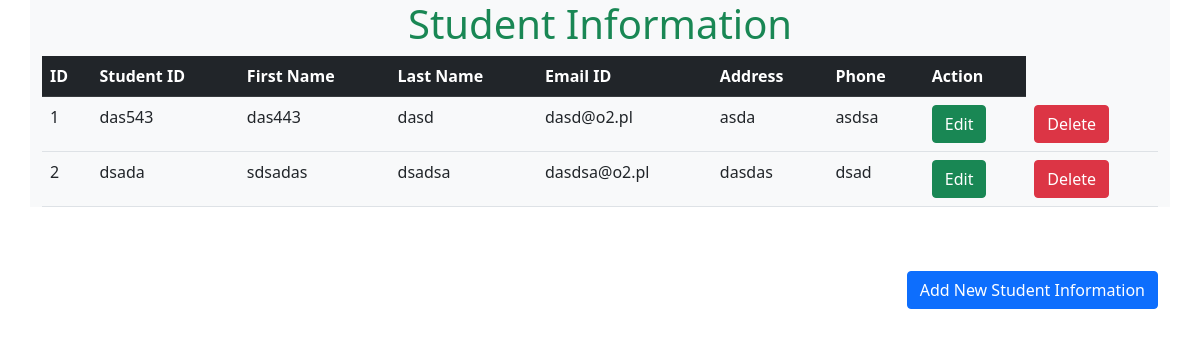
/display/, run on an earlier commit of the app's database.
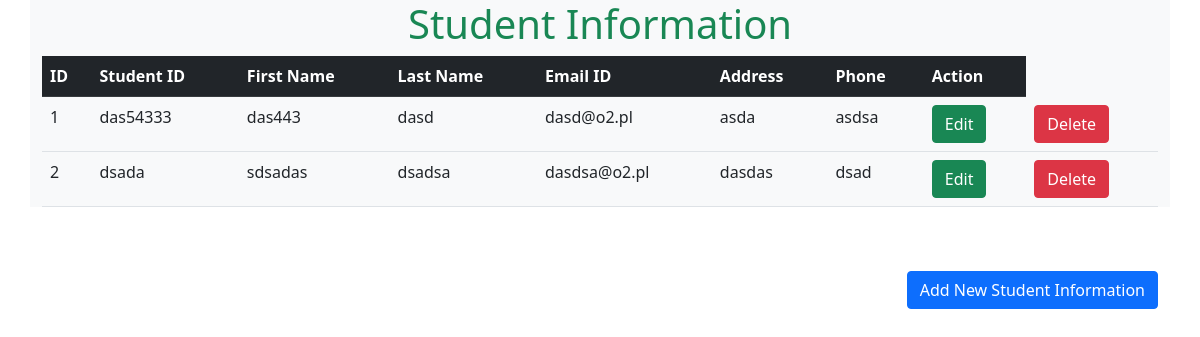
And on a later commit of the database.
### crudApp/models.py (models this page shows)
class StudentData(models.Model):
    student_id = models.CharField(max_length=100)
    student_first_name = models.CharField(max_length=100)
    student_last_name = models.CharField(max_length=100)
    student_email = models.EmailField(max_length=100)
    student_address = models.CharField(max_length=100)
    student_phone = models.CharField(max_length=10)
    class Meta:
        db_table = "student_data"

### crudApp/views.py (the view)
# urls.py: path('display/', views.display, name = 'display'),
def display(request):
    students = StudentData.objects.all()
    return render(request, 'display.html', {'students': students})

### templates/display.html (shortened to what this page needs)
<!DOCTYPE html>
<html lang="en">
<head>
    <link href="https://cdn.jsdelivr.net/npm/bootstrap@5.0.1/dist/css/bootstrap.min.css" rel="stylesheet"
>
</head>
<body>
<div class="container bg-light">
    <h1 class="text-center text-success">Student Information</h1>
    <table class="table table-stripped table-border col-lg-6">
            <tr class="table table-dark">
                <th>ID</th>
                <th>Student ID</th>
                <th>First Name</th>
                <th>Last Name</th>
                <th>Email ID</th>
                <th>Address</th>
                <th>Phone</th>
                <th>Action</th>
            </tr>
            {% for student in students %}
            <tr>
                <td>{{ student.id }}</td>
                <td>{{ student.student_id }}</td>
                <td>{{ student.student_first_name }}</td>
                <td>{{ student.student_last_name }}</td>
                <td>{{ student.student_email }}</td>
                <td>{{ student.student_address }}</td>
                <td>{{ student.student_phone }}</td>
                <td><a href="/edit/{{ student.id }}"><button class="btn btn-success">Edit</button></a></td>
                <td><a href="/delete/{{ student.id }}"><button class="btn btn-danger">Delete</button></a></td>
            </tr>
            {% endfor %}
    </table>
    <a href="/new/"><button class="btn btn-primary mt-5 float-end">Add New Student Information</button></a>
</div>
</body>
</html>

What changed in the data, as far as the page shows it:
changed StudentData "das443": student_id "das543" → "das54333"
